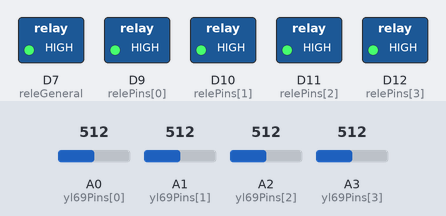
Recording of a sketch running on a simulated Arduino Uno R4 WiFi. Parts: switched loads named in the sketch (green lamp = pin HIGH). The inputs (shaded band) are chosen by the test bench; at power-on: A0 (yl69Pins[0]) = 512, A1 (yl69Pins[1]) = 512, A2 (yl69Pins[2]) = 512, A3 (yl69Pins[3]) = 512. WiFi joins after 1.5 s; servers stay silent unless stated; network time is answered at once with the bench clock; the local clock reads 2024-03-15 10:24:30 at power-on unless the sketch sets it; what the sketch prints to the serial monitor is not drawn.

Above: at 2.9 s.
3.0 s: A0 (yl69Pins[0]) set to 428
4.5 s: A0 (yl69Pins[0]) set to 396
At 5.2 s:
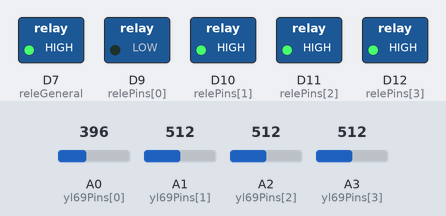
6.0 s: A1 (yl69Pins[1]) set to 424
7.5 s: A1 (yl69Pins[1]) set to 401
At 8.1 s:
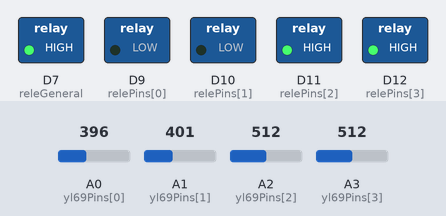
9.0 s: A2 (yl69Pins[2]) set to 420
10.5 s: A2 (yl69Pins[2]) set to 393
At 11.0 s:
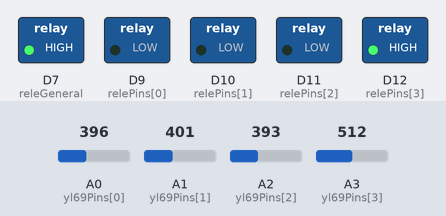
Timing chart, 0 to 13.0 s (numbered marks = the images above; inputs shaded):
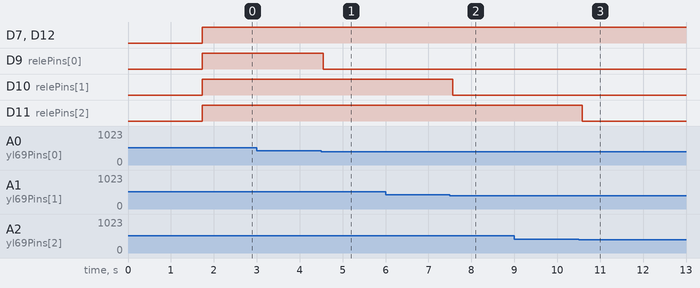

Measured:
- the behaviour switches between 410 and 409 on A0 (yl69Pins[0]) (found by bisection; images 0 and 1)
- the behaviour switches between 410 and 409 on A1 (yl69Pins[1]) (found by bisection; images 1 and 2)
- the behaviour switches between 410 and 409 on A2 (yl69Pins[2]) (found by bisection; images 2 and 3)
- after the input at 3.0 s, every drawn part: stays the same
- after the input at 4.5 s, D9 (relePins[0]): HIGH → LOW after 0.05 s
- after the input at 6.0 s, every drawn part: stays the same
- after the input at 7.5 s, D10 (relePins[1]): HIGH → LOW after 0.06 s
- after the input at 9.0 s, every drawn part: stays the same
- after the input at 10.5 s, D11 (relePins[2]): HIGH → LOW after 0.08 s

The sketch:

pueba_spring.ino
```cpp
#include <WiFiS3.h>
#include <ArduinoHttpClient.h>
#include <NTPClient.h>
#include <WiFiUdp.h>
#include <TimeLib.h>
#include <DHT.h>
#include <ArduinoJson.h>

// Pines sensores DHT11
const int dhtPins[4] = {3, 4, 5, 6};
DHT dhts[4] = {
  DHT(3, DHT11), DHT(4, DHT11), DHT(5, DHT11), DHT(6, DHT11)
};

// Pines sensores YL-69
const int yl69Pins[4] = {A0, A1, A2, A3};

// Relés
const int releGeneral = 7;
const int relePins[4] = {9, 10, 11, 12};
bool estadoAnteriorGeneral = HIGH;
bool estadoAnterior[4] = {HIGH, HIGH, HIGH, HIGH};

int umbrales[4] = {60, 60, 60, 60}; // Por defecto

WiFiUDP ntpUDP;
NTPClient timeClient(ntpUDP, "pool.ntp.org", -7 * 3600, 60000);
WiFiClient wifi;
HttpClient client = HttpClient(wifi, "invfnl-default-rtdb.firebaseio.com", 443);

void setup() {
  Serial.begin(115200);
  for (int i = 0; i < 4; i++) {
    dhts[i].begin();
    pinMode(relePins[i], OUTPUT);
    digitalWrite(relePins[i], LOW);
  }
  pinMode(releGeneral, OUTPUT);
  digitalWrite(releGeneral, LOW);

  WiFi.begin("SSID", "PASS"); // Temporal
  while (WiFi.status() != WL_CONNECTED) {
    delay(500);
    Serial.print(".");
  }
  Serial.println("\nConectado a WiFi");
  timeClient.begin();
  timeClient.update();

  obtenerConfiguracionDesdeFirebase();
}

void loop() {
  timeClient.update();
  setTime(timeClient.getEpochTime());
  controlarRiego();
  delay(100);
}

void obtenerConfiguracionDesdeFirebase() {
  client.beginRequest();
  client.get("/configuraciones.json");
  client.sendHeader("Host", "invfnl-default-rtdb.firebaseio.com");
  client.endRequest();

  int statusCode = client.responseStatusCode();
  String response = client.responseBody();
  if (statusCode != 200) {
    Serial.println("Error al obtener configuración: " + String(statusCode));
    return;
  }

  DynamicJsonDocument doc(2048);
  deserializeJson(doc, response);

  JsonObject ultima = doc[doc.size() - 1];
  if (!ultima.isNull()) {
    for (int i = 0; i < 4; i++) {
      umbrales[i] = ultima["humedadesMacetas"][String(i)];
    }
    Serial.println("Configuración cargada de Firebase");
  }
}

void controlarRiego() {
  bool algunaSeca = false;

  for (int i = 0; i < 4; i++) {
    int humedadAnalog = analogRead(yl69Pins[i]);
    int humedadPct = map(humedadAnalog, 1023, 0, 0, 100);
    bool estadoActual = digitalRead(relePins[i]);

    if (humedadPct < umbrales[i]) {
      algunaSeca = true;
      if (estadoActual == LOW) digitalWrite(relePins[i], HIGH);
    } else {
      if (estadoActual == HIGH) digitalWrite(relePins[i], LOW);
    }
  }

  bool estadoActualGeneral = digitalRead(releGeneral);
  if (algunaSeca && estadoActualGeneral == LOW) {
    digitalWrite(releGeneral, HIGH);
  } else if (!algunaSeca && estadoActualGeneral == HIGH) {
    digitalWrite(releGeneral, LOW);
  }
}
```
